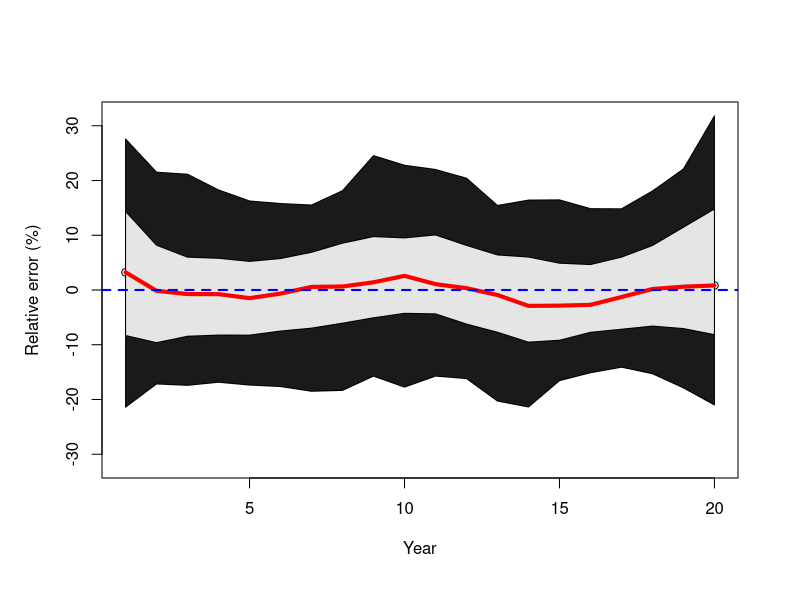

The R script that drew this image:
library(stats4)

# Global variables (not good practice to use them)
Nages <- 11
Nyear <- 20
Ages <- seq(from=0,to=Nages-1)

# Set the variables 
SigmaC <- 0.1 # increases relative error CIs
SigmaI <- 0.2 # increases relative error CIs
SigmaR <- 0.8 # worse predictions, increases relative error CIs
M <- 0.2

# the negative log-likelihood 
minusLL <- function(pars, Type=1)
 {
  # Define the matrices and vectors (N goes beyond Nyear)
  N <- matrix(0,nrow=Nyear+1,ncol=Nages)
  CAAPred <- matrix(0,nrow=Nyear,ncol=Nages)
  Nvul <- rep(0,Nyear)
  Expl <- rep(0,Nyear)
  
  # Fill in the first row and first column of the N matrix
  for (Iages in 1:Nages) N[1,Iages]  <- exp(pars[Iages])*exp(-M*(Iages-1))
  for (Iyear in 2:Nyear) N[Iyear,1] <- exp(pars[Nages+Iyear-1])

  # set an offset so it easy to find the rest of the parameters
  Offset <- Nages+Nyear-1
  
  # Compute selectivity as a function of age
  Sel50 <- pars[Offset+1]
  Sel95 <- pars[Offset+2]
  Sel <- 1.0/(1.0+exp(-log(19)*(Ages-Sel50)/(Sel95-Sel50)))

  # Fill in the N-matrix
  for (Iyear in 1:Nyear)
   {
    # Find vulnerable numbers and the exploitation rate (never exceeds 0.99). Vulnerable numbers are halfway through the year
    Nvul[Iyear] <- sum(N[Iyear,]*Sel)*exp(-M/2)
    Expl[Iyear] <- min(C[Iyear]/Nvul[Iyear],0.99)
    
    # Now update the numbers (no plus-group)
    for (Iage in 1:Nages) CAAPred[Iyear,Iage] <- N[Iyear,Iage]*Sel[Iage]*Expl[Iyear]*exp(-M/2)
    for (Iage in 2:Nages) N[Iyear+1,Iage] <- (N[Iyear,Iage-1]*exp(-M/2)-CAAPred[Iyear,Iage-1])*exp(-M/2)

   }  
  
  # material to return
  Outs <- NULL
  
  # How to proceed depends on "Type" (1 computes the Negloglikehood; 2=computes the predicted values)
  if (Type==1 || Type==2)
   {
    
    # Negative Log-likelihood for the index data
    NegLogLike <- 0
    for (Iyear in 1:Nyear)
      NegLogLike <- NegLogLike - dnorm(I[Iyear],Nvul[Iyear],SigmaI,TRUE) 
    
    # Negative Log-likelihood for the CAA data
    for (Iyear in 1:Nyear)
     for (Iage in 1:Nages)
      NegLogLike <- NegLogLike - dnorm(CAA[Iyear,Iage],CAAPred[Iyear,Iage],SigmaC,TRUE) 

    # Save the results
    Outs$N <- N
    Outs$Nvul <- Nvul
    Outs$CAA <- CAAPred
    #if (Type==1) cat(NegLogLike,"\n")

   }  

  # How to proceed depends on "Type" (3 generates a new data set)
  if (Type==3)
   {
    #plot(1:20,Nvul,type="l",ylim=c(0,max(Nvul)*1.2))
    Nvul <- Nvul*exp(rnorm(Nyear,0,SigmaI)-SigmaI^2/2)
    #points(1:20,Nvul,pch=16)
    for (Iyear in 1:Nyear) CAAPred[Iyear,] <- CAAPred[Iyear,]*exp(rnorm(Nages,0,SigmaI)-SigmaI^2/2)
    Outs$N <- N
    Outs$Nvul <- Nvul
    Outs$CAA <- CAAPred
   }  

  if (Type==1) return(NegLogLike)
  if (Type==2 || Type == 3) return(Outs)
 }  

# Generate process error
set.seed(78671)

# Create a psuedo set
truepars <- c(rnorm(Nyear+Nages-1,0,SigmaR),5,9)
C <- c(0.1,0.15,0.2,0.25,0.3,0.35,0.5,0.55,0.7,0.7,0.7,0.7,0.6,0.2,0.1,0.1,0.1,0.2,0.2,0.2)
I <- rep(0,Nyear); CAA <- matrix(0,nrow=Nyear,ncol=Nages)
True <- minusLL(truepars,Type=2)

# I want to test the estimator (based on 200 data sets)
Nsim <- 200 # increasing sims reduces error
RelErrors <- matrix(0,nrow=Nsim,ncol=Nyear)
for (Isim in 1:Nsim)
 {  
  print(Isim)
  # Create a psuedo set (note that regenerates the process error)
  truepars <- c(rnorm(Nyear+Nages-1,0,SigmaR),5,9)
  C <- c(0.1,0.15,0.2,0.25,0.3,0.35,0.5,0.55,0.7,0.7,0.7,0.7,0.6,0.2,0.1,0.1,0.1,0.2,0.2,0.2)
  I <- rep(0,Nyear); CAA <- matrix(0,nrow=Nyear,ncol=Nages)
  True <- minusLL(truepars,Type=2)
  
  # Generate a dataset and save the results
  Generated <- minusLL(truepars,Type=3)
  I <- Generated$Nvul
  CAA <- Generated$CAA
 
  # Use optim to fit the model
  pars <- c(rep(0,Nyear+Nages-1),5,9)
  fit <- optim(pars,minusLL,Type=1)
  Estimated <- minusLL(fit$par,Type=2)

  # Store relative errors (percentages)
  RelErrors[Isim,] <- (Estimated$Nvul-True$Nvul)/True$Nvul*100
 }  

# Now summarize the results as relative error distributions
Quants <- matrix(0,nrow=5,ncol=Nyear)
for (Iyear in 1:Nyear)
 Quants[,Iyear] <- quantile(RelErrors[,Iyear],prob=c(0.05,0.25,0.5,0.75,0.95))  
ymax <- max(abs(Quants),10)

# plot the relative error distributions
par(mfrow=c(1,1),oma=c(1,1,1,1))
plot(1:20,Quants[3,],xlab="Year",ylab="Relative error (%)",ylim=c(-ymax,ymax))
xx <- c(1:20,20:1)
yy <- c(Quants[1,],rev(Quants[5,]))
polygon(xx,yy,col="gray10")
yy <- c(Quants[2,],rev(Quants[4,]))
polygon(xx,yy,col="gray90")
lines(1:20,Quants[3,],lwd=4,col="red")
abline(h=0,lty=2,lwd=2,col="blue")



